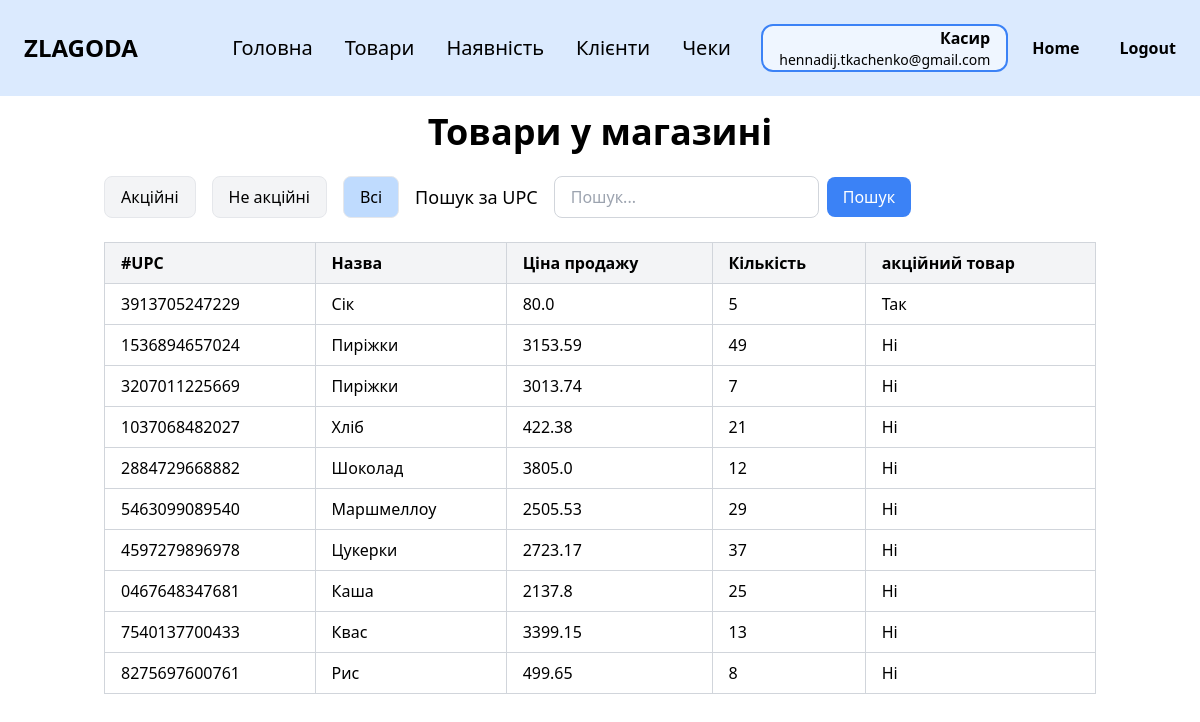
Screenshot of /stock (signed in) with the database file from the repository.
### tables this page shows
CREATE TABLE employee (
                id INTEGER PRIMARY KEY,
                last_name TEXT NOT NULL,
                first_name TEXT NOT NULL,
                middle_name TEXT,
                position TEXT NOT NULL,
                salary REAL NOT NULL,
                start_date DATE NOT NULL,
                birth_date DATE NOT NULL,
                phone TEXT NOT NULL,
                city TEXT NOT NULL,
                street TEXT NOT NULL,
                postal_code TEXT NOT NULL,
                password TEXT NOT NULL,
                email TEXT NOT NULL UNIQUE
            );

CREATE TABLE store_product (
                upc TEXT PRIMARY KEY,
                price REAL NOT NULL,
                quantity INTEGER NOT NULL,
                expiration_date DATE,
                is_promotional BOOLEAN DEFAULT FALSE,
                promo_price REAL,
                product_id INTEGER NOT NULL,
                FOREIGN KEY (product_id) REFERENCES product (id)
            );

CREATE TABLE product (
                id INTEGER PRIMARY KEY,
                name TEXT NOT NULL,
                manufacturer TEXT NOT NULL,
                specifications TEXT,
                category_number INTEGER NOT NULL,
                FOREIGN KEY (category_number) REFERENCES category (category_number)
            );

### zlg_website/views/storeproducts.py (the view, shortened to what this page needs)
@views.route('/stock')
@login_required
def storeproducts():
   category_number = request.args.get('category')
   sort = request.args.get('sort')
   order = request.args.get('order', 'asc')
   promo_filter = request.args.get('promo')
   search = request.args.get('search')
   quantity_filter = request.args.get('quantity')
   sql_str = """
       SELECT sp.*, p.name, p.manufacturer, p.specifications, p.category_number, c.name as category_name
       FROM store_product sp
       JOIN product p ON sp.product_id = p.id
       JOIN category c ON p.category_number = c.category_number
   """
   where_clauses = []
   params = {}
   if promo_filter == 'yes':
       where_clauses.append("sp.is_promotional = TRUE")
   elif promo_filter == 'no':
       where_clauses.append("sp.is_promotional = FALSE")
   if search:
       where_clauses.append("sp.upc LIKE :search")
       params['search'] = f"{search}%"
   if where_clauses:
       sql_str += " WHERE " + " AND ".join(where_clauses)
   if sort == 'name':
       sql_str += f" ORDER BY p.name {order}"
   elif sort == 'quantity':
       sql_str += f" ORDER BY sp.quantity {order}"
   elif sort == 'id':
       sql_str += " ORDER BY p.id ASC"
   else:
       sql_str += " ORDER BY p.id ASC"  # За замовчуванням — за id
   stmt = text(sql_str)
   result = db.session.execute(stmt, params)
   products = [dict(row._mapping) for row in result.fetchall()]
   categories_sql = text("SELECT * FROM category")
   categories_result = db.session.execute(categories_sql)
   categories = [dict(row._mapping) for row in categories_result.fetchall()]
   return render_template("storeproducts.html",
                          user=current_user,
                          products=products,
                          categories=categories,
                          sort=sort,
                          order=order,
                          category_number=category_number,
                          current_promo_filter=promo_filter,
                          quantity_filter=quantity_filter)

### zlg_website/__init__.py (called while the page is built)
def create_app():
    app = Flask(__name__)
    app.config['SECRET_KEY'] = 'zlagoda'
    app.config['SQLALCHEMY_DATABASE_URI'] = f'sqlite:///{os.path.join(app.instance_path, DB_NAME)}'
    app.config['SQLALCHEMY_TRACK_MODIFICATIONS'] = False
    db.init_app(app)
    from .views import views
    from .auth import auth
    app.register_blueprint(views, url_prefix='/')
    app.register_blueprint(auth, url_prefix='/')
    from .models import Employee, Category, Product
    with app.app_context():
        if database_is_empty(app):
            create_database(app)
    login_manager = LoginManager()
    login_manager.login_view = 'auth.login'
    login_manager.init_app(app)
    @login_manager.user_loader
    def load_user(id):
        return Employee.get_by_id(id)
    return app

### zlg_website/models.py (called while the page is built)
   @staticmethod
   def get_by_id(id):
       result = db.session.execute(text("SELECT * FROM employee WHERE id = :id"), {"id": id}).fetchone()
       if result:
           return Employee(
               id=result.id,
               last_name=result.last_name,
               first_name=result.first_name,
               middle_name=result.middle_name,
               position=result.position,
               salary=result.salary,
               start_date=result.start_date,
               birth_date=result.birth_date,
               phone=result.phone,
               city=result.city,
               street=result.street,
               postal_code=result.postal_code,
               password=result.password,
               email=result.email
           )
       return None

### zlg_website/templates/storeproducts.html (shortened to what this page needs)
{% extends "base.html" %}
{% block content %}
<div class="py-4">
    <h1 class="text-4xl font-bold mb-6 text-center">Товари у магазині</h1>
    <div class="flex justify-between items-center mb-6">
        <div class="flex items-center">
            <div class="flex space-x-4 items-center">
                <a href="{{ url_for('views.storeproducts', promo='yes') }}">
                    <button class="px-4 py-2 border rounded-lg bg-gray-100 hover:bg-gray-200 {% if current_promo_filter == 'yes' %}bg-blue-200{% endif %}">
                        Акційні
                    </button>
                </a>
                <a href="{{ url_for('views.storeproducts', promo='no') }}">
                    <button class="px-4 py-2 border rounded-lg bg-gray-100 hover:bg-gray-200 {% if current_promo_filter == 'no' %}bg-blue-200{% endif %}">
                        Не акційні
                    </button>
                </a>
                <a href="{{ url_for('views.storeproducts') }}">
                    <button class="px-4 py-2 border rounded-lg bg-gray-100 hover:bg-gray-200 {% if not current_promo_filter %}bg-blue-200{% endif %}">
                        Всі
                    </button>
                </a>
            </div>
            <p class="mr-4 ml-4 text-lg">Пошук за UPC</p>
            <form method="GET" action="{{ url_for('views.storeproducts') }}" class="flex items-center" id="search-form">
                <input
                        type="text"
                        name="search"
                        placeholder="Пошук..."
                        value="{{ request.args.get('search', '') }}"
                        class="px-4 py-2 border border-gray-300 rounded-lg focus:outline-none focus:ring-2 focus:ring-blue-500"
                />
                <button type="submit" class="ml-2 px-4 py-2 bg-blue-500 text-white rounded-lg hover:bg-blue-600">Пошук
                </button>
            </form>
        </div>
    </div>
    <div class="overflow-x-auto">
        <table class="min-w-full border-collapse border border-gray-300">
            <thead>
            <tr class="bg-gray-100">
                <th class="border border-gray-300 px-4 py-2 text-left">#UPC</th>
                <th class="border border-gray-300 px-4 py-2 text-left">
                    <a href="{{ url_for('views.storeproducts',
                        sort='name',
                        order='desc' if request.args.get('sort') == 'name' and request.args.get('order') == 'asc' else 'asc',
                        search=request.args.get('search'),
                        category=request.args.get('category'),
                        promo=request.args.get('promo')) }}"
                       class="hover:underline">
                        Назва
                    </a>
                </th>
                <th class="border border-gray-300 px-4 py-2 text-left">Ціна продажу</th>
                <th class="border border-gray-300 px-4 py-2 text-left">
                    <a href="{{ url_for('views.storeproducts',
                        sort='quantity',
                        order='desc' if request.args.get('sort') == 'quantity' and request.args.get('order') == 'asc' else 'asc',
                        search=request.args.get('search'),
                        category=request.args.get('category'),
                        promo=request.args.get('promo')) }}"
                       class="hover:underline">
                        Кількість
                    </a>
                </th>
                <th class="border border-gray-300 px-4 py-2 text-left">акційний товар</th>
            </tr>
            </thead>
            <tbody>
            {% if products %}
            {% for product in products %}
            <tr>
                <td class="border border-gray-300 px-4 py-2">{{ product.upc }}</td>
                <td class="border border-gray-300 px-4 py-2">{{ product.name }}</td>
                <td class="border border-gray-300 px-4 py-2">
    {{ product.promo_price if product.is_promotional and product.promo_price else product.price }}
</td>
                <td class="border border-gray-300 px-4 py-2">{{ product.quantity }}</td>
                <td class="border border-gray-300 px-4 py-2">{{ 'Так' if product.is_promotional else 'Ні' }}</td>
            </tr>
            {% endfor %}
            {% else %}
            <tr>
                <td colspan="{{ 6 if user.position == 'Менеджер' else 5 }}" class="text-center py-4">Немає товарів для
                    відображення
                </td>
            </tr>
            {% endif %}
            </tbody>
        </table>
    </div>
</div>
{% endblock %}

### zlg_website/templates/base.html (shortened to what this page needs)
<!DOCTYPE html>
<html lang="en">
<head>
    <link rel="stylesheet" href="https://cdn.jsdelivr.net/npm/tailwindcss@2.2.19/dist/tailwind.min.css">
</head>
<body class="bg-white text-black">
<nav class="bg-blue-100 p-6">
    <div class="flex items-center justify-between">
        <div class="text-black text-2xl font-black mr-16">ZLAGODA</div>
        {% if user.is_authenticated %}
        <div class="flex gap-8 max-md:gap-5 max-sm:hidden">
            <a href="/" class="text-xl cursor-pointer max-md:text-base">Головна</a>
            {% if user.position == 'Менеджер' %}
            <a href="/employees" class="text-xl cursor-pointer max-md:text-base">Працівники</a>
            <a href="/categories" class="text-xl cursor-pointer max-md:text-base">Категорії</a>
            <a href="/products" class="text-xl cursor-pointer max-md:text-base">Товари</a>
            <a href="/stock" class="text-xl cursor-pointer max-md:text-base">Наявність</a>
            <a href="/clients" class="text-xl cursor-pointer max-md:text-base">Клієнти</a>
            <a href="/receipts" class="text-xl cursor-pointer max-md:text-base">Чеки</a>
            {% elif user.position == 'Касир' %}
            <a href="/products" class="text-xl cursor-pointer max-md:text-base">Товари</a>
            <a href="/stock" class="text-xl cursor-pointer max-md:text-base">Наявність</a>
            <a href="/clients" class="text-xl cursor-pointer max-md:text-base">Клієнти</a>
            <a href="/receipts" class="text-xl cursor-pointer max-md:text-base">Чеки</a>
            {% endif %}
        </div>
        {% endif %}
        {% if user.is_authenticated %}
        <div class="flex items-center gap-6">
            <div class="px-4 border-2 border-blue-500 rounded-xl bg-blue-50 text-right">
                <p class="text-base font-semibold">
                    {% if user.position == 'Касир' %}
                    Касир
                    {% elif user.position == 'Менеджер' %}
                    Менеджер
                    {% else %}
                    {{ user.position }}
                    {% endif %}
                </p>
                <p class="text-sm">{{ user.email }}</p>
            </div>
            <a href="/welcome" class="text-black font-bold mr-4">Home</a>
            <a href="/logout" class="text-black font-bold">Logout</a>
        </div>
        {% else %}
        <a href="/login" class="text-black font-bold">Login</a>
        {% endif %}
    </div>
</nav>
<div class="container mx-auto px-4">
    {% block content %}{% endblock %}
</div>
</body>
</html>

### rows the page displays
employee: email "hennadij.tkachenko@gmail.com"
store_product: upc "3913705247229", name "Сік", is_promotional+promo_price "80.0", quantity "5", is_promotional "Так"
store_product: upc "1536894657024", name "Пиріжки", is_promotional+price "3153.59", quantity "49", is_promotional "Ні"
store_product: upc "3207011225669", name "Пиріжки", is_promotional+price "3013.74", quantity "7", is_promotional "Ні"
store_product: upc "1037068482027", name "Хліб", is_promotional+price "422.38", quantity "21", is_promotional "Ні"
store_product: upc "2884729668882", name "Шоколад", is_promotional+price "3805.0", quantity "12", is_promotional "Ні"
store_product: upc "5463099089540", name "Маршмеллоу", is_promotional+price "2505.53", quantity "29", is_promotional "Ні"
store_product: upc "4597279896978", name "Цукерки", is_promotional+price "2723.17", quantity "37", is_promotional "Ні"
store_product: upc "0467648347681", name "Каша", is_promotional+price "2137.8", quantity "25", is_promotional "Ні"
store_product: upc "7540137700433", name "Квас", is_promotional+price "3399.15", quantity "13", is_promotional "Ні"
store_product: upc "8275697600761", name "Рис", is_promotional+price "499.65", quantity "8", is_promotional "Ні"
